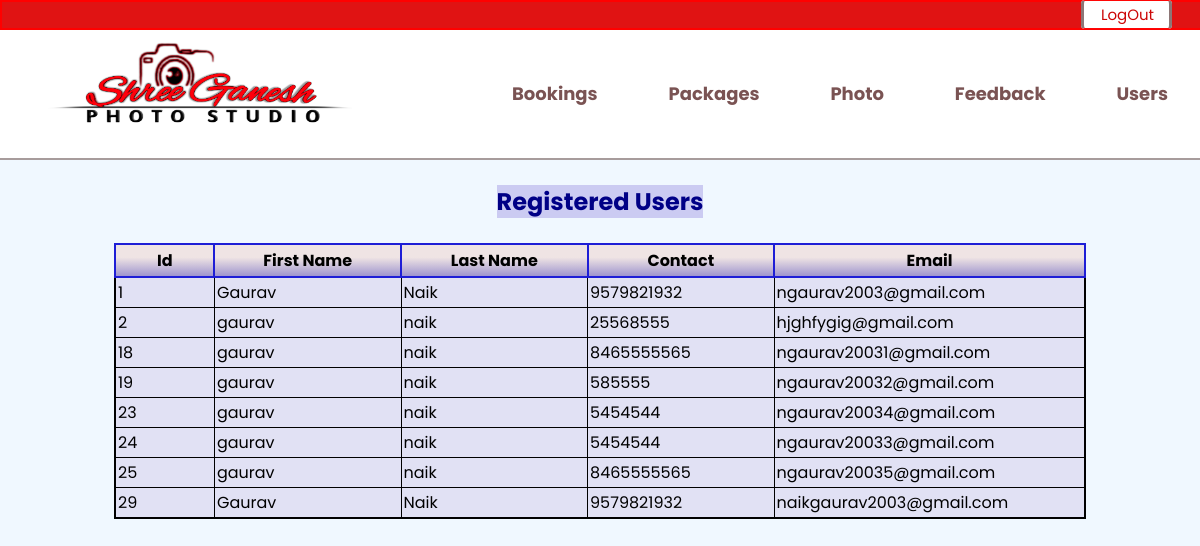
The app's page /admin/admin-user.php (signed in) with its own data.
### tables this page shows
CREATE TABLE `users_info` (
  `id` int(11) NOT NULL,
  `first_name` varchar(255) NOT NULL,
  `last_name` varchar(255) NOT NULL,
  `contact` varchar(255) NOT NULL,
  `email` varchar(255) NOT NULL,
  `password` varchar(255) NOT NULL
);

### admin/admin-user.php (the view, shortened to what this page needs)
<!DOCTYPE html>
<html lang="en">
<head>
</head>
<body>
  <?php
    include 'admin-header.php';
  ?>
  <?php
  include 'config.php';
  $query = "SELECT * FROM users_info";
  $data = mysqli_query($conn, $query);
  $total = mysqli_num_rows($data);
  if ($total != 0) {
    ?>
    <center>
      <h2> <mark> Registered Users </mark> </h2>
      <table>
        <tr>
          <th width="8%"> Id </th>
          <th width="15%"> First Name </th>
          <th width="15%"> Last Name </th>
          <th width="15%"> Contact </th>
          <th width="25%"> Email </th>
        </tr>
        <?php
        while ($result = mysqli_fetch_assoc($data)) {
          echo " <tr>
                <td>" . $result['id'] . "</td>
                <td>" . $result['first_name'] . "</td>
                <td>" . $result['last_name'] . "</td>
                <td>" . $result['contact'] . "</td>
                <td>" . $result['email'] . "</td>
              </tr>
              ";
        }
  } else {
    echo "No records found";
  }
  ?>
    </table>
  </center>
</body>
</html>

### admin/admin-user.php (style rules this page uses)
body { background: aliceblue; width: 100vw; height: 100vh; }
mark { background-color: #cbcbf2; color: #000086; }
h2 { margin: 1.5rem; }
table { width: 81%; border-spacing: 0.2rem; background-color: white; border: 2px solid black; border-collapse: collapse; background: #e1e1f4; }
th { border: 2.2px solid #1e1ed6; padding: 3px; background: linear-gradient(180deg, #efe4e4 40%, #9f95ce 100%); }
td { border: 1px solid; padding: 2px; }

### admin/admin-header.php (style rules this page uses)
* { margin: 0px; padding: 0px; font-family: 'Poppins', sans-serif; }
body { margin: 0; padding: 0; }

### records on screen
users_info: id "1", first_name "Gaurav", last_name "Naik", contact "9579821932", email "ngaurav2003@gmail.com"
users_info: id "2", first_name "gaurav", last_name "naik", contact "25568555", email "hjghfygig@gmail.com"
users_info: id "18", first_name "gaurav", last_name "naik", contact "8465555565", email "ngaurav20031@gmail.com"
users_info: id "19", first_name "gaurav", last_name "naik", contact "585555", email "ngaurav20032@gmail.com"
users_info: id "23", first_name "gaurav", last_name "naik", contact "5454544", email "ngaurav20034@gmail.com"
users_info: id "24", first_name "gaurav", last_name "naik", contact "5454544", email "ngaurav20033@gmail.com"
users_info: id "25", first_name "gaurav", last_name "naik", contact "8465555565", email "ngaurav20035@gmail.com"
users_info: id "29", first_name "Gaurav", last_name "Naik", contact "9579821932", email "naikgaurav2003@gmail.com"
